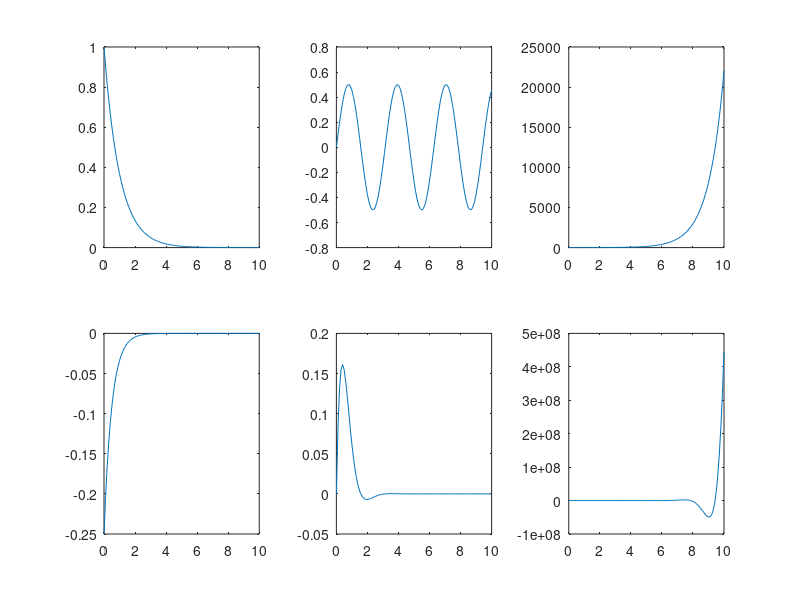

The MATLAB script that drew this image:
%Exercitiul 3

t = 0:0.1:10;

subplot(2, 3, 1)
plot(t, exp(-t))
subplot(2, 3, 2)
plot(t, 1/2 * sin(2*t))
subplot(2, 3, 3)
plot(t, exp(t))
subplot(2, 3, 4)
plot(t, -1/4 * exp(-2 * t))
subplot(2, 3, 5)
plot(t, 1/2 * exp(-2 * t) .* sin(2*t))
subplot(2, 3, 6)
plot(t, exp(2 * t) .* sin(2*t))

